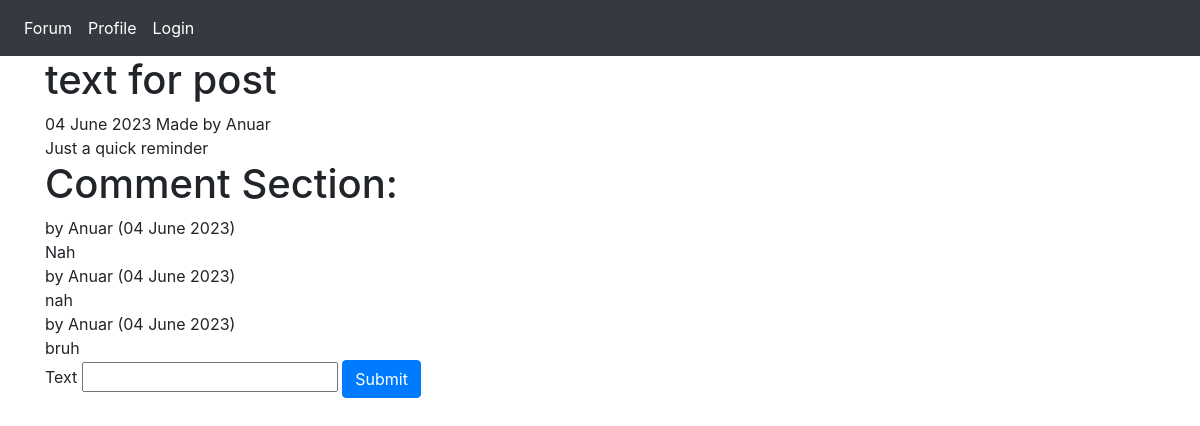
Screenshot of /Forum/4 (signed in) with the database file from the repository.
### app.py (models this page shows, shortened)
class Post(db.Model):
    id = db.Column(db.Integer, primary_key=True)
    title = db.Column(db.String(60), nullable=False)
    text = db.Column(db.String(1000), nullable=False)
    author = db.Column(db.String(100), nullable=False)
    timestamp = db.Column(db.DateTime, default=datetime.utcnow)
    user_id = db.Column(db.Integer, db.ForeignKey('user.id'))
    comments = db.relationship('Comment', backref='post')
    def __repr__(self):
        user = User.query.get(self.user_id)
        return f"Made by {user.username}"
    def showtime(self):
        formatted_timestamp = self.timestamp.strftime("%d %B %Y")
        return f"{formatted_timestamp}"

class User(UserMixin, db.Model):
    id = db.Column(db.Integer, primary_key=True)
    username = db.Column(db.String(100), unique=True, nullable=False)
    password = db.Column(db.String(200), nullable=False)
    note = db.relationship('Note', backref='user') # One to many
    comments = db.relationship('Comment', backref='user')
    posts = db.relationship('Post', backref='user')

class Comment(db.Model):
    id = db.Column(db.Integer, primary_key=True)
    user_id = db.Column(db.Integer, db.ForeignKey('user.id'))
    post_id = db.Column(db.Integer, db.ForeignKey('post.id'))
    text = db.Column(db.String(1000), nullable=False)
    timestamp = db.Column(db.DateTime, default=datetime.utcnow)
    def __repr__(self):
        user = User.query.get(self.user_id)
        formatted_timestamp = self.timestamp.strftime("%d %B %Y")
        return f"by {user.username} ({formatted_timestamp})"

### app.py (the view)
@app.route('/Forum/<ID_POST>', methods=["GET", "POST"])
@login_required
def blog(ID_POST):
    comment_form = NoteForm()
    current_post = Post.query.filter_by(id=ID_POST).first()
    comment_list = current_post.comments
    if comment_form.validate_on_submit():
        new_comment = Comment(text=comment_form.text.data, user_id=current_user.id, post_id=ID_POST)
        db.session.add(new_comment)
        db.session.commit()
        return redirect(url_for('blog', ID_POST=ID_POST))
    return render_template("topic.html", current_post=current_post, form=comment_form, comment_list=comment_list)

### app.py
class NoteForm(FlaskForm):
    text = StringField("Text", validators=[DataRequired()])
    submit = SubmitField("Submit", render_kw={'class' : 'btn btn-primary'})

### app.py (called while the page is built)
@login_manager.user_loader
def load_user(user_id):
    return User.query.get(int(user_id))

### templates/topic.html (shortened to what this page needs)
<html>
  <head>
    <link rel="stylesheet" href="{{url_for('static', filename='bootstrap/bootstrap.min.css')}}">
  </head>
  <body>
    <nav class="navbar navbar-expand-lg navbar-dark bg-dark">
      <div class="collapse navbar-collapse" id="navbarNav">
        <ul class="navbar-nav">
          <li class="nav-time active">
            <a href="/Forum" class="nav-link">Forum</a>
          </li>
          <li class="nav-time active">
            <a href="/profile" class="nav-link">Profile</a>
          </li>
          <li class="nav-time active">
            <a href="/login" class="nav-link">Login</a>
          </li>
        </ul>
      </div>
    </nav>
    <div class="container">
        <h1> {{ current_post.title}} </h1>
        {{current_post.showtime()}}
        {{ current_post}}
        <br>
        {{ current_post.text }}
        <br>
        <h1> Comment Section: </h1>
        {% for i in comment_list %}
          {{ i }}
          <br>
          {{ i.text }}
          <br>
        {% endfor %}
        <form method="POST">
          {{ form.text.label }}
          {{ form.text() }}
          {{ form.submit() }}
        </form>
    </div>
  </body>
</html>

### rows the page displays
Post: title "text for post", showtime "04 June 2023", user.username "Made by Anuar", text "Just a quick reminder"
Comment: user+timestamp "by Anuar (04 June 2023)", text "Nah"
Comment: user+timestamp "by Anuar (04 June 2023)", text "nah"
Comment: user+timestamp "by Anuar (04 June 2023)", text "bruh"
